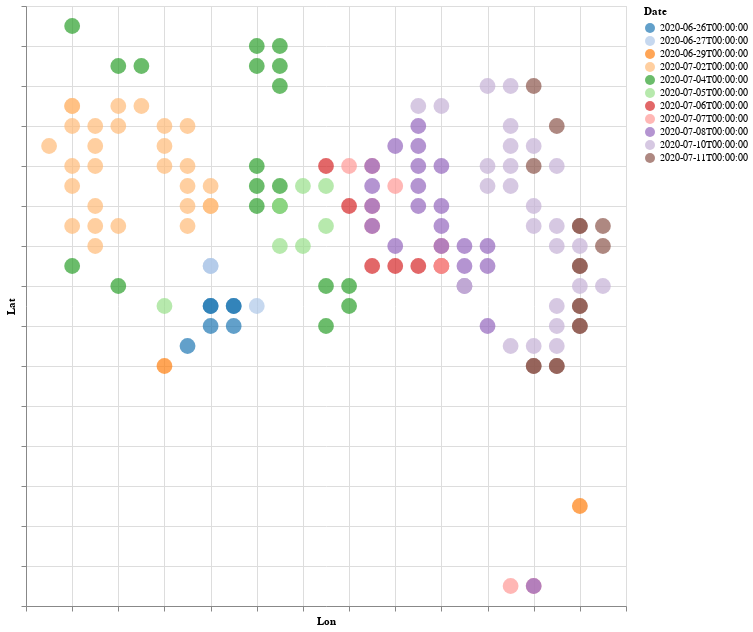

Source (notebook cell):
### Code cell
# Add tooltip for plot
t_df['tool'] = t_df['lon_grid'].astype(str) + ' x ' + t_df['lat_grid'].astype(str)

# Show new grid in a plot.
alt.Chart(t_df[['lat_grid', 'lon_grid', 'Date', 'tool']]).mark_circle(size=250).encode(
    alt.X('lon_grid', title = 'Lon', axis=alt.Axis(labels=False)),
    alt.Y('lat_grid', title = 'Lat', axis=alt.Axis(labels=False)),
    color = alt.Color('Date:N', scale=alt.Scale(scheme = 'category20')),
    tooltip = 'tool'
).properties(height=600, width=600).interactive()

### Figure 1 — Vega-Lite specification as saved in the notebook (floating-point values rounded to 4 significant figures; data arrays with more than 128 entries replaced by an {"elided": "..."} marker saying what was removed)
{"config": {"view": {"continuousWidth": 400, "continuousHeight": 300}}, "data": {"name": "data-eeeb969263c0982410573b48836c59d3"}, "mark": {"type": "circle", "size": 250}, "encoding": {"color": {"field": "Date", "scale": {"scheme": "category20"}, "type": "nominal"}, "tooltip": {"field": "tool", "type": "nominal"}, "x": {"axis": {"labels": false}, "field": "lon_grid", "title": "Lon", "type": "quantitative"}, "y": {"axis": {"labels": false}, "field": "lat_grid", "title": "Lat", "type": "quantitative"}}, "height": 600, "selection": {"selector049": {"type": "interval", "bind": "scales", "encodings": ["x", "y"]}}, "width": 600, "$schema": "https://vega.github.io/schema/vega-lite/v4.17.0.json", "datasets": {"data-eeeb969263c0982410573b48836c59d3": {"elided": "145 records"}}}
